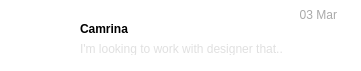
                 <widget class="QWidget" name="widget_14" native="true">
                  <property name="minimumSize">
                   <size>
                    <width>361</width>
                    <height>71</height>
                   </size>
                  </property>
                  <property name="maximumSize">
                   <size>
                    <width>361</width>
                    <height>71</height>
                   </size>
                  </property>
                  <property name="styleSheet">
                   <string notr="true">background-color: rgb(255, 255, 255);
border-radius:28px</string>
                  </property>
                  <layout class="QHBoxLayout" name="horizontalLayout_22">
                   <property name="spacing">
                    <number>4</number>
                   </property>
                   <property name="leftMargin">
                    <number>12</number>
                   </property>
                   <property name="topMargin">
                    <number>4</number>
                   </property>
                   <property name="rightMargin">
                    <number>12</number>
                   </property>
                   <property name="bottomMargin">
                    <number>4</number>
                   </property>
                   <item>
                    <widget class="QWidget" name="widget_16" native="true">
                     <property name="minimumSize">
                      <size>
                       <width>64</width>
                       <height>64</height>
                      </size>
                     </property>
                     <property name="maximumSize">
                      <size>
                       <width>64</width>
                       <height>64</height>
                      </size>
                     </property>
                     <property name="styleSheet">
                      <string notr="true">image: url(:/svg/img/img/image.png);
border:3px solid rgb(255, 255, 255);

border-radius:32px</string>
                     </property>
                    </widget>
                   </item>
                   <item>
                    <layout class="QVBoxLayout" name="verticalLayout_19">
                     <property name="spacing">
                      <number>0</number>
                     </property>
                     <property name="topMargin">
                      <number>4</number>
                     </property>
                     <property name="rightMargin">
                      <number>12</number>
                     </property>
                     <item>
                      <widget class="QLabel" name="label_34">
                       <property name="styleSheet">
                        <string notr="true">color: rgb(169, 169, 169);</string>
                       </property>
                       <property name="text">
                        <string>03 Mar</string>
                       </property>
                       <property name="alignment">
                        <set>Qt::AlignRight|Qt::AlignTrailing|Qt::AlignVCenter</set>
                       </property>
                      </widget>
                     </item>
                     <item>
                      <layout class="QHBoxLayout" name="horizontalLayout_23">
                       <property name="spacing">
                        <number>12</number>
                       </property>
                       <property name="bottomMargin">
                        <number>12</number>
                       </property>
                       <item>
                        <layout class="QVBoxLayout" name="verticalLayout_20">
                         <property name="spacing">
                          <number>8</number>
                         </property>
                         <item>
                          <widget class="QLabel" name="label_35">
                           <property name="font">
                            <font>
                             <weight>75</weight>
                             <bold>true</bold>
                            </font>
                           </property>
                           <property name="text">
                            <string>Camrina</string>
                           </property>
                          </widget>
                         </item>
                         <item>
                          <widget class="QLabel" name="label_36">
                           <property name="styleSheet">
                            <string notr="true">color: rgb(224, 224, 224);</string>
                           </property>
                           <property name="text">
                            <string>I'm looking to work with designer that..</string>
                           </property>
                          </widget>
                         </item>
                        </layout>
                       </item>
                      </layout>
                     </item>
                    </layout>
                   </item>
                  </layout>
                 </widget>
